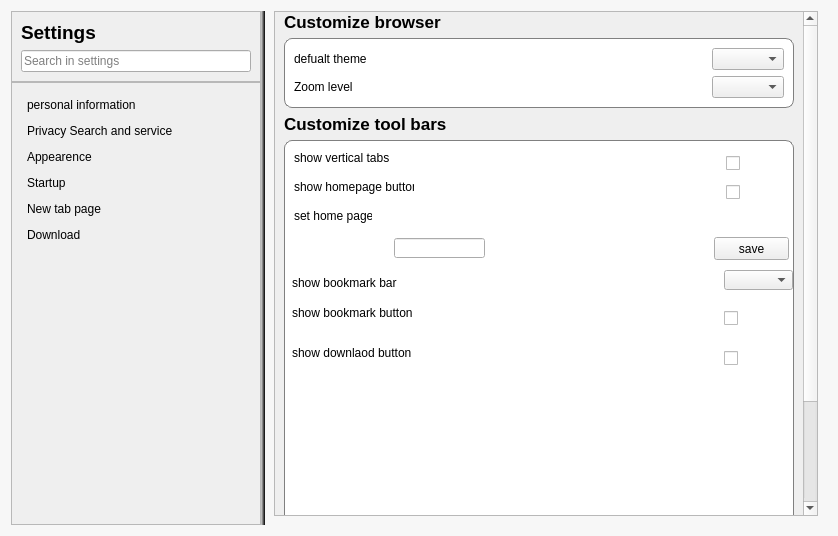
<?xml version="1.0" encoding="UTF-8"?>
<ui version="4.0">
 <class>AppCfgWidget</class>
 <widget class="QWidget" name="AppCfgWidget">
  <property name="geometry">
   <rect>
    <x>0</x>
    <y>0</y>
    <width>838</width>
    <height>536</height>
   </rect>
  </property>
  <property name="windowTitle">
   <string>Form</string>
  </property>
  <property name="styleSheet">
   <string notr="true">QWidget#AppCfgWidget{
background-color:#F7F7F7;
}
QSplitter::handle:horizontal {
width: 1px;
background-color: qlineargradient(spread:pad, x1:0, y1:0.5, x2:1, y2:0.5, stop:0 rgba(0, 0, 0, 30), stop:1 rgba(0, 0, 0, 255), stop:2 rgba(0, 0, 0, 30));
 }
</string>
  </property>
  <layout class="QHBoxLayout" name="horizontalLayout">
   <item>
    <widget class="QSplitter" name="splitter">
     <property name="orientation">
      <enum>Qt::Horizontal</enum>
     </property>
     <widget class="QScrollArea" name="scrollAreaNavi">
      <property name="maximumSize">
       <size>
        <width>250</width>
        <height>16777215</height>
       </size>
      </property>
      <property name="frameShape">
       <enum>QFrame::NoFrame</enum>
      </property>
      <property name="frameShadow">
       <enum>QFrame::Plain</enum>
      </property>
      <property name="widgetResizable">
       <bool>true</bool>
      </property>
      <widget class="QWidget" name="scrollAreaWidgetNavi">
       <property name="geometry">
        <rect>
         <x>0</x>
         <y>0</y>
         <width>250</width>
         <height>518</height>
        </rect>
       </property>
       <layout class="QVBoxLayout" name="verticalLayout_2">
        <property name="spacing">
         <number>0</number>
        </property>
        <property name="leftMargin">
         <number>0</number>
        </property>
        <property name="topMargin">
         <number>0</number>
        </property>
        <property name="rightMargin">
         <number>0</number>
        </property>
        <property name="bottomMargin">
         <number>0</number>
        </property>
        <item>
         <widget class="QFrame" name="frameSearch">
          <property name="frameShape">
           <enum>QFrame::StyledPanel</enum>
          </property>
          <property name="frameShadow">
           <enum>QFrame::Raised</enum>
          </property>
          <layout class="QGridLayout" name="gridLayout">
           <item row="0" column="0">
            <widget class="QLabel" name="label">
             <property name="styleSheet">
              <string notr="true">font-weight:bold;
font-size:14pt;
</string>
             </property>
             <property name="text">
              <string>Settings</string>
             </property>
            </widget>
           </item>
           <item row="0" column="1">
            <spacer name="horizontalSpacer_3">
             <property name="orientation">
              <enum>Qt::Horizontal</enum>
             </property>
             <property name="sizeHint" stdset="0">
              <size>
               <width>251</width>
               <height>20</height>
              </size>
             </property>
            </spacer>
           </item>
           <item row="1" column="0" colspan="2">
            <widget class="QLineEdit" name="lineEdit">
             <property name="placeholderText">
              <string>Search in settings</string>
             </property>
            </widget>
           </item>
          </layout>
         </widget>
        </item>
        <item>
         <widget class="QFrame" name="frameNaviBtns">
          <property name="styleSheet">
           <string notr="true">QPushButton{
border:none;
text-align:left;
padding:6px;
}
QPushButton:hover{
background-color:#EAEAEA;
}</string>
          </property>
          <property name="frameShape">
           <enum>QFrame::StyledPanel</enum>
          </property>
          <property name="frameShadow">
           <enum>QFrame::Raised</enum>
          </property>
          <layout class="QVBoxLayout" name="verticalLayout">
           <property name="spacing">
            <number>0</number>
           </property>
           <item>
            <widget class="QPushButton" name="btnPersonal">
             <property name="text">
              <string>personal information </string>
             </property>
            </widget>
           </item>
           <item>
            <widget class="QPushButton" name="btnPrivacy">
             <property name="text">
              <string>Privacy Search and service</string>
             </property>
            </widget>
           </item>
           <item>
            <widget class="QPushButton" name="btnAppearence">
             <property name="text">
              <string>Appearence</string>
             </property>
            </widget>
           </item>
           <item>
            <widget class="QPushButton" name="btnStartup">
             <property name="text">
              <string>Startup</string>
             </property>
            </widget>
           </item>
           <item>
            <widget class="QPushButton" name="btnTabPage">
             <property name="text">
              <string>New tab page</string>
             </property>
            </widget>
           </item>
           <item>
            <widget class="QPushButton" name="btnDownload">
             <property name="text">
              <string>Download</string>
             </property>
            </widget>
           </item>
           <item>
            <spacer name="verticalSpacer">
             <property name="orientation">
              <enum>Qt::Vertical</enum>
             </property>
             <property name="sizeHint" stdset="0">
              <size>
               <width>20</width>
               <height>385</height>
              </size>
             </property>
            </spacer>
           </item>
          </layout>
         </widget>
        </item>
       </layout>
      </widget>
     </widget>
     <widget class="QStackedWidget" name="stackedWidget">
      <property name="currentIndex">
       <number>0</number>
      </property>
      <widget class="QWidget" name="pageAppearence">
       <layout class="QVBoxLayout" name="verticalLayout_3">
        <property name="topMargin">
         <number>0</number>
        </property>
        <item>
         <widget class="QScrollArea" name="scrollArea">
          <property name="widgetResizable">
           <bool>true</bool>
          </property>
          <widget class="QWidget" name="scrollAreaWidgetContents">
           <property name="geometry">
            <rect>
             <x>0</x>
             <y>-60</y>
             <width>528</width>
             <height>633</height>
            </rect>
           </property>
           <layout class="QVBoxLayout" name="verticalLayout_4">
            <property name="topMargin">
             <number>0</number>
            </property>
            <item>
             <widget class="QLabel" name="label_2">
              <property name="styleSheet">
               <string notr="true">font-weight:bold;
font-size:13pt;
</string>
              </property>
              <property name="text">
               <string>Customize browser</string>
              </property>
             </widget>
            </item>
            <item>
             <widget class="QFrame" name="frame">
              <property name="styleSheet">
               <string notr="true">.QFrame{
border:1px solid gray;
background-color:white;
border-radius:8px;
}</string>
              </property>
              <property name="frameShape">
               <enum>QFrame::StyledPanel</enum>
              </property>
              <property name="frameShadow">
               <enum>QFrame::Raised</enum>
              </property>
              <layout class="QGridLayout" name="gridLayout_2">
               <item row="0" column="0">
                <widget class="QLabel" name="label_3">
                 <property name="text">
                  <string>defualt theme</string>
                 </property>
                </widget>
               </item>
               <item row="0" column="1">
                <spacer name="horizontalSpacer">
                 <property name="orientation">
                  <enum>Qt::Horizontal</enum>
                 </property>
                 <property name="sizeHint" stdset="0">
                  <size>
                   <width>328</width>
                   <height>20</height>
                  </size>
                 </property>
                </spacer>
               </item>
               <item row="0" column="2">
                <widget class="QComboBox" name="comboBox"/>
               </item>
               <item row="1" column="0">
                <widget class="QLabel" name="label_4">
                 <property name="text">
                  <string>Zoom level</string>
                 </property>
                </widget>
               </item>
               <item row="1" column="1">
                <spacer name="horizontalSpacer_2">
                 <property name="orientation">
                  <enum>Qt::Horizontal</enum>
                 </property>
                 <property name="sizeHint" stdset="0">
                  <size>
                   <width>328</width>
                   <height>20</height>
                  </size>
                 </property>
                </spacer>
               </item>
               <item row="1" column="2">
                <widget class="QComboBox" name="comboBox_2"/>
               </item>
              </layout>
             </widget>
            </item>
            <item>
             <widget class="QLabel" name="label_5">
              <property name="styleSheet">
               <string notr="true">font-weight:bold;
font-size:13pt;
</string>
              </property>
              <property name="text">
               <string>Customize tool bars</string>
              </property>
             </widget>
            </item>
            <item>
             <widget class="QFrame" name="frame_2">
              <property name="minimumSize">
               <size>
                <width>0</width>
                <height>500</height>
               </size>
              </property>
              <property name="styleSheet">
               <string notr="true">.QFrame{
border:1px solid gray;
background-color:white;
border-radius:8px;
}</string>
              </property>
              <property name="frameShape">
               <enum>QFrame::StyledPanel</enum>
              </property>
              <property name="frameShadow">
               <enum>QFrame::Raised</enum>
              </property>
              <widget class="QCheckBox" name="checkBox">
               <property name="geometry">
                <rect>
                 <x>442</x>
                 <y>15</y>
                 <width>16</width>
                 <height>16</height>
                </rect>
               </property>
               <property name="text">
                <string/>
               </property>
              </widget>
              <widget class="QLabel" name="label_6">
               <property name="geometry">
                <rect>
                 <x>10</x>
                 <y>10</y>
                 <width>108</width>
                 <height>16</height>
                </rect>
               </property>
               <property name="text">
                <string>show vertical tabs</string>
               </property>
              </widget>
              <widget class="QLabel" name="label_7">
               <property name="geometry">
                <rect>
                 <x>10</x>
                 <y>39</y>
                 <width>120</width>
                 <height>16</height>
                </rect>
               </property>
               <property name="text">
                <string>show homepage button</string>
               </property>
              </widget>
              <widget class="QCheckBox" name="checkBox_2">
               <property name="geometry">
                <rect>
                 <x>442</x>
                 <y>44</y>
                 <width>16</width>
                 <height>16</height>
                </rect>
               </property>
               <property name="text">
                <string/>
               </property>
              </widget>
              <widget class="QLabel" name="label_8">
               <property name="geometry">
                <rect>
                 <x>10</x>
                 <y>68</y>
                 <width>78</width>
                 <height>16</height>
                </rect>
               </property>
               <property name="text">
                <string>set home page</string>
               </property>
              </widget>
              <widget class="QLineEdit" name="lineEdit_2">
               <property name="geometry">
                <rect>
                 <x>110</x>
                 <y>98</y>
                 <width>91</width>
                 <height>20</height>
                </rect>
               </property>
              </widget>
              <widget class="QPushButton" name="pushButton">
               <property name="geometry">
                <rect>
                 <x>430</x>
                 <y>97</y>
                 <width>75</width>
                 <height>23</height>
                </rect>
               </property>
               <property name="text">
                <string>save</string>
               </property>
              </widget>
              <widget class="QLabel" name="label_9">
               <property name="geometry">
                <rect>
                 <x>8</x>
                 <y>135</y>
                 <width>120</width>
                 <height>16</height>
                </rect>
               </property>
               <property name="text">
                <string>show bookmark bar</string>
               </property>
              </widget>
              <widget class="QComboBox" name="comboBox_3">
               <property name="geometry">
                <rect>
                 <x>440</x>
                 <y>130</y>
                 <width>69</width>
                 <height>20</height>
                </rect>
               </property>
              </widget>
              <widget class="QCheckBox" name="checkBox_3">
               <property name="geometry">
                <rect>
                 <x>440</x>
                 <y>170</y>
                 <width>16</width>
                 <height>16</height>
                </rect>
               </property>
               <property name="text">
                <string/>
               </property>
              </widget>
              <widget class="QLabel" name="label_10">
               <property name="geometry">
                <rect>
                 <x>8</x>
                 <y>165</y>
                 <width>120</width>
                 <height>16</height>
                </rect>
               </property>
               <property name="text">
                <string>show bookmark button</string>
               </property>
              </widget>
              <widget class="QCheckBox" name="checkBox_4">
               <property name="geometry">
                <rect>
                 <x>440</x>
                 <y>210</y>
                 <width>16</width>
                 <height>16</height>
                </rect>
               </property>
               <property name="text">
                <string/>
               </property>
              </widget>
              <widget class="QLabel" name="label_11">
               <property name="geometry">
                <rect>
                 <x>8</x>
                 <y>205</y>
                 <width>120</width>
                 <height>16</height>
                </rect>
               </property>
               <property name="text">
                <string>show downlaod button</string>
               </property>
              </widget>
             </widget>
            </item>
            <item>
             <spacer name="verticalSpacer_2">
              <property name="orientation">
               <enum>Qt::Vertical</enum>
              </property>
              <property name="sizeHint" stdset="0">
               <size>
                <width>20</width>
                <height>6</height>
               </size>
              </property>
             </spacer>
            </item>
           </layout>
          </widget>
         </widget>
        </item>
       </layout>
      </widget>
      <widget class="QWidget" name="pagePrivacy"/>
     </widget>
    </widget>
   </item>
  </layout>
 </widget>
 <resources/>
 <connections/>
</ui>
